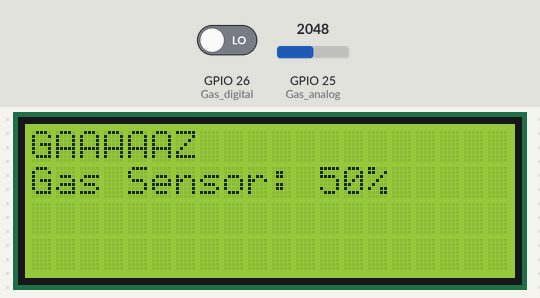
Simulated run of this sketch. Board: ESP32. On the bench: 20×4 character LCD. The inputs (shaded band) are chosen by the test bench; at power-on: GPIO 25 (Gas_analog) = 2048, GPIO 26 (Gas_digital) LOW. What the sketch prints to the serial monitor is not drawn.

Above: at 1.2 s.
1.3 s: GPIO 25 (Gas_analog) set to 1934
At 3.5 s:
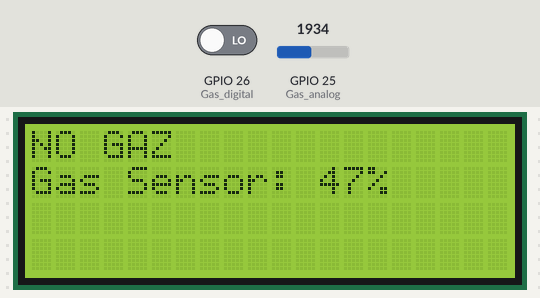
3.8 s: GPIO 25 (Gas_analog) set to 2040
At 5.7 s:
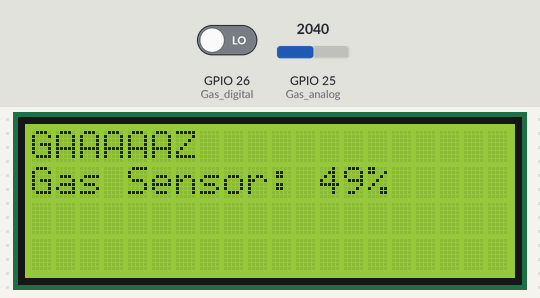
6.0 s: GPIO 25 (Gas_analog) set to 1228
At 8.0 s:
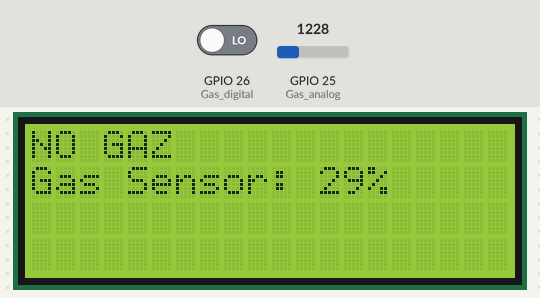
8.3 s: GPIO 25 (Gas_analog) set to 2047
At 10.2 s:
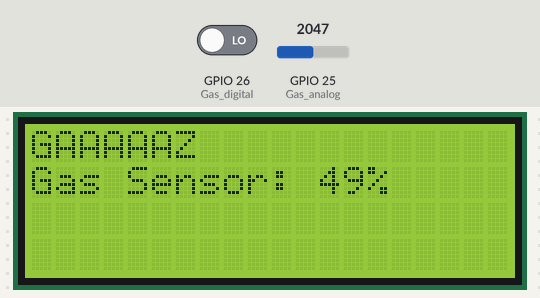
10.5 s: GPIO 25 (Gas_analog) set to 1960
At 12.6 s:
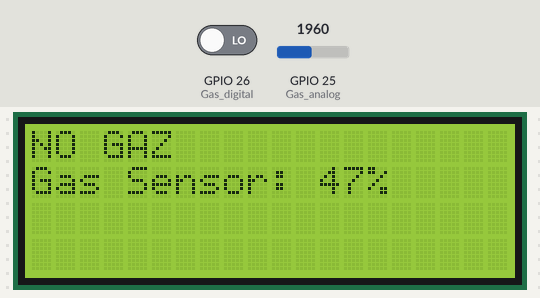
Timing chart, 0 to 13.8 s (numbered marks = the images above; inputs shaded):
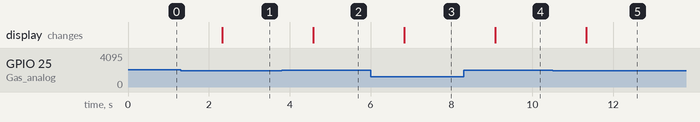

The sketch:

sketch_jan11b.ino
```cpp
#include "DHT.h"
#include <Wire.h>
#include <LiquidCrystal_I2C.h>

LiquidCrystal_I2C lcd(0x27, 20, 4);
int Gas_analog = 25;
int Gas_digital = 26;

void setup() {
  Serial.begin(9600);

  lcd.init();
  lcd.backlight();

  pinMode(Gas_digital, INPUT);
}

void loop() {
  int gassensorAnalog = analogRead(Gas_analog);
  int gassensorDigital = digitalRead(Gas_digital);
  int gazpourcentage =   map(gassensorAnalog, 0, 4096, 0, 100);

  Serial.print("Gas Sensor: ");
  Serial.print(gazpourcentage);
  Serial.print("%");
  Serial.print("Gas Sensorreading: ");
  Serial.print(gassensorAnalog);
  Serial.print("\t");
  Serial.print("Gas Class: ");
  Serial.print(gassensorDigital);
  Serial.print("\t");

  if (gassensorAnalog > 2000) {


    lcd.clear();
    lcd.print("GAAAAAZ");
    lcd.setCursor(0, 1);
    lcd.print("Gas Sensor: ");
    lcd.print(gazpourcentage);
    lcd.print("%\n");
    delay(1000);
  }
  else {
    Serial.println("\t No Gas");
    lcd.clear();
    lcd.print("NO GAZ");
    lcd.setCursor(0, 1);
    lcd.print("Gas Sensor: ");
    lcd.print(gazpourcentage);
    lcd.print("%");
    delay(1000);
  }
  delay(100);

}
```

Measured:
- the behaviour switches between 2001 and 2000 on GPIO 25 (Gas_analog) (found by bisection; images 0 and 1)
- after the input at 1.3 s, the display: changes after 1.0 s (image 1)
- after the input at 3.8 s, the display: changes after 0.79 s (image 2)
- after the input at 6.0 s, the display: changes after 0.83 s (image 3)
- after the input at 8.3 s, the display: changes after 0.78 s (image 4)
- after the input at 10.5 s, the display: changes after 0.83 s (image 5)
